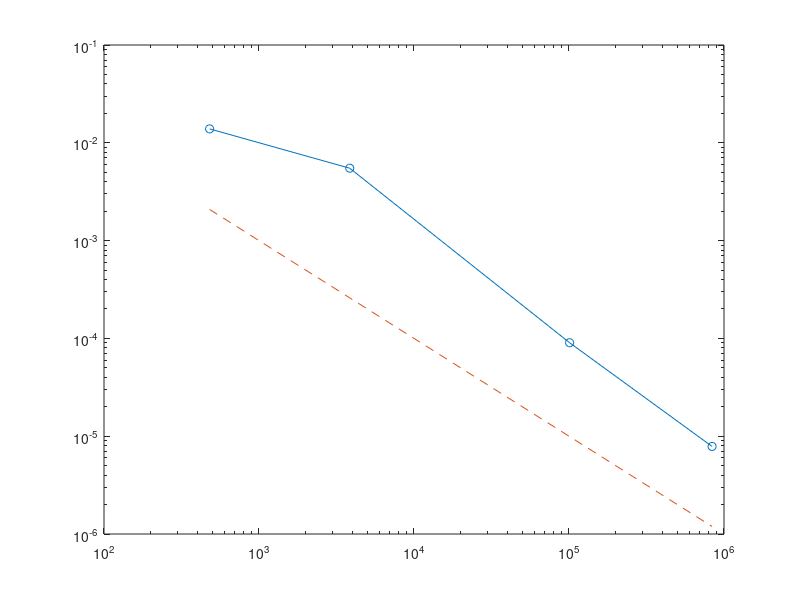

The MATLAB script that drew this image: (Note: this script raises an error after producing the figure.)
% convergence for spherical solution at t = .5


N = 2;
Np = (N+1)*(N+2)*(N+3)/6;
dofs = [48 385 10087 83762]*Np;
err_skew =   [3.856958e-02 4.487022e-03 7.285771e-05 6.622444e-06];
% err_strong = [3.857076e-02 4.486986e-03 7.285768e-05 6.622444e-06];
err_skew = [1.387606e-02 5.498242e-03 9.033756e-05 7.856624e-06];
% err_strong_underint = [];
loglog(dofs,err_skew,'o-')
hold on
% loglog(dofs,err_strong,'x-')
loglog(dofs,dofs.^(-(N+1)/3),'--')

% print_pgf_coordinates(dofs,err_strong)
h = dofs.^(-1/3); h = h/h(1);
print_pgf_coordinates(h,err_skew)

%%
N = 3;
Np = (N+1)*(N+2)*(N+3)/6;
dofs = [48 385 10087 83762]*Np;
% err_skew =   [6.524365e-03 2.579821e-04 2.194664e-06 1.084056e-07];
% err_strong = [6.521657e-03 2.579401e-04 2.194650e-06 1.084055e-07];
err_skew = [4.076355e-03 3.251153e-04 3.819027e-06 2.078294e-07];

loglog(dofs,err_skew,'o-')
hold on
% loglog(dofs,err_strong,'x-')
loglog(dofs,dofs.^(-(N+1)/3),'--')

print_pgf_coordinates(dofs,err_skew)
% print_pgf_coordinates(dofs,err_strong)

h = dofs.^(-1/3); h = h/h(1);
print_pgf_coordinates(h,err_skew)

%% 
N = 4;
Np = (N+1)*(N+2)*(N+3)/6;
dofs = [48 385 10087]*Np;
% err_skew =  [6.617683e-04 3.599545e-05 8.415544e-08];
err_skew = [8.362368e-04 4.830582e-05 1.007447e-07];
loglog(dofs,err_skew,'o-')
hold on
loglog(dofs,1e3*dofs.^(-(N+1)/3),'--')

print_pgf_coordinates(dofs,err_skew)

h = dofs.^(-1/3); h = h/h(1);
print_pgf_coordinates(h,err_skew)


%% 

N = 5;
Np = (N+1)*(N+2)*(N+3)/6;
dofs = [48 385 10087]*Np;
err_skew            = [1.755100e-04 2.024081e-06 9.371271e-09];
err_strong          = [1.754078e-04 1.973840e-06 9.371272e-09];
err_strong_underint = [1.754320e-04 1.973956e-06 9.371270e-09];
err_skew = [2.327850e-04 3.133785e-06 7.822332e-09];
loglog(dofs,err_skew,'o-')
hold on
loglog(dofs,1e3*dofs.^(-(N+1/2)/3),'--')
polyfit(log(dofs),log(err_skew),1)
%print_pgf_coordinates(dofs,err_skew)
h = dofs.^(-1/3); h = h/h(1);
print_pgf_coordinates(h,err_skew)

